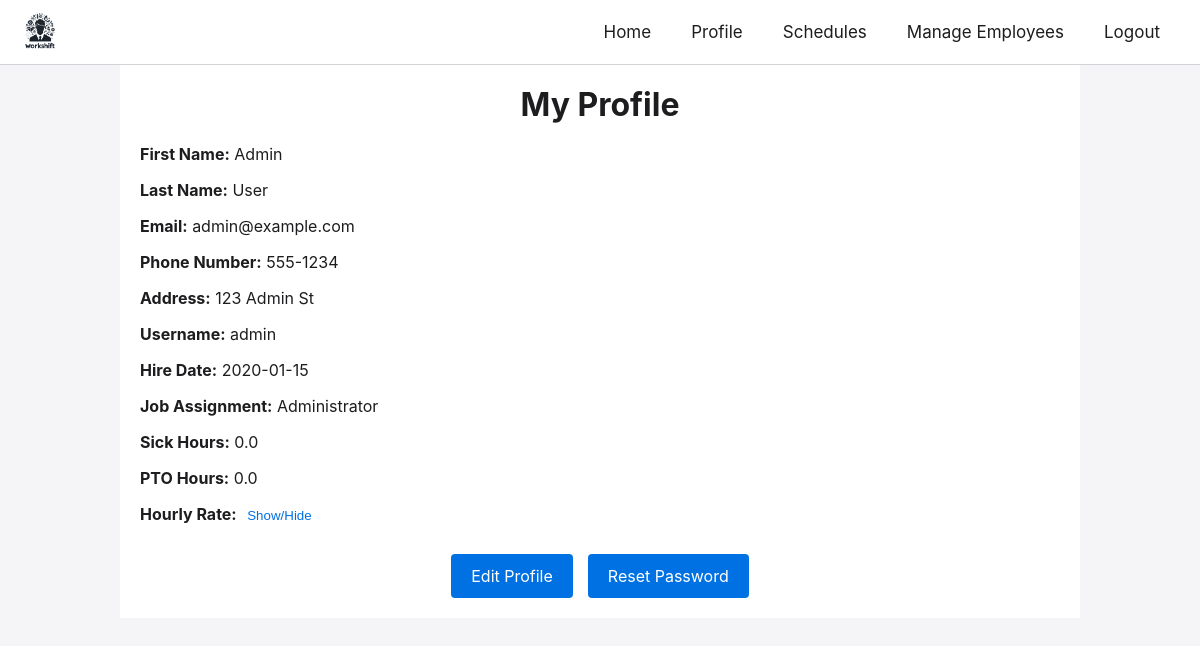
The page /profile (signed in) on the database its author committed.
### classes/user.py (models this page shows, shortened)
class User(db.Model):
    __tablename__ = 'users'
    username = db.Column(db.String(80), primary_key=True)
    password_hash = db.Column(db.String(128), nullable=False)
    first_name = db.Column(db.String(80))
    last_name = db.Column(db.String(80))
    email = db.Column(db.String(120))
    phone = db.Column(db.String(20))
    address = db.Column(db.String(200))
    sick_hours = db.Column(db.Float, default=0)
    pto_hours = db.Column(db.Float, default=0)
    hourly_rate = db.Column(db.Float)
    job_assignment = db.Column(db.String(80))
    hire_date = db.Column(db.String(20))
    role = db.Column(db.String(20), default='employee')
    schedules = db.relationship('Schedule', backref='user', lazy=True)

### app.py (the view)
@app.route('/profile')
@login_required
def profile():
    username = session['username']
    user = User.query.filter_by(username=username).first()
    role = user.role
    return render_template('profile.html', user=user, role=role)

### templates/profile.html (shortened to what this page needs)
<!DOCTYPE html>
<html lang="en">
<head>
    <link rel="stylesheet" href="{{ url_for('static', filename='styles.css') }}">
</head>
<body>
    {% include 'navbar.html' %}
    <div class="content-container">
        <h1>My Profile</h1>
        <div class="profile-info">
            <p><strong>First Name:</strong> {{ user.first_name }}</p>
            <p><strong>Last Name:</strong> {{ user.last_name }}</p>
            <p><strong>Email:</strong> {{ user.email }}</p>
            <p><strong>Phone Number:</strong> {{ user.phone }}</p>
            <p><strong>Address:</strong> {{ user.address }}</p>
            <p><strong>Username:</strong> {{ user.username }}</p>
            <p><strong>Hire Date:</strong> {{ user.hire_date }}</p>
            <p><strong>Job Assignment:</strong> {{ user.job_assignment }}</p>
            <p><strong>Sick Hours:</strong> {{ user.sick_hours }}</p>
            <p><strong>PTO Hours:</strong> {{ user.pto_hours }}</p>
            <p>
                <strong>Hourly Rate:</strong>
                <button onclick="toggleHourlyRate()" style="background-color: transparent; color: #0071e3; border: none; cursor: pointer;">Show/Hide</button>
            </p>
        </div>
        <div class="button-group">
            <a href="/edit_profile" class="btn">Edit Profile</a>
            <a href="/reset_password" class="btn">Reset Password</a>
        </div>
    </div>
</body>
</html>

### static/styles.css (style rules this page uses)
*, *::before, *::after { box-sizing: border-box; }
body { margin: 0; font-family: -apple-system, BlinkMacSystemFont, 'Segoe UI', Roboto, Oxygen, Ubuntu, Cantarell, 'Open Sans', 'Helvetica Neue', sans-serif; color: #1d1d1f; background-color: #f5f5f7; }
a { text-decoration: none; color: inherit; }
.content-container { width: 80%; margin: 0 auto; padding: 20px; background-color: white; }
.content-container h1 { text-align: center; margin-top: 0; margin-bottom: 20px; }
.btn { display: inline-block; padding: 10px 20px; background-color: #0071e3; color: #ffffff; border: none; border-radius: 4px; text-decoration: none; font-size: 16px; cursor: pointer; }
.button-group { margin-top: 20px; display: flex; justify-content: center; gap: 15px; }
.button-group .btn { flex: 0 1 auto; }
.button-group { display: flex; justify-content: center; gap: 15px; margin-top: 30px; }
.btn { display: inline-block; padding: 12px 20px; background-color: #0071e3; color: #ffffff; border: none; border-radius: 4px; text-decoration: none; font-size: 16px; cursor: pointer; text-align: center; }

### rows shown on the page
User: first_name "Admin", last_name "User", email "admin@example.com", phone "555-1234", address "123 Admin St", username "admin", hire_date "2020-01-15", job_assignment "Administrator", sick_hours "0.0", pto_hours "0.0"
